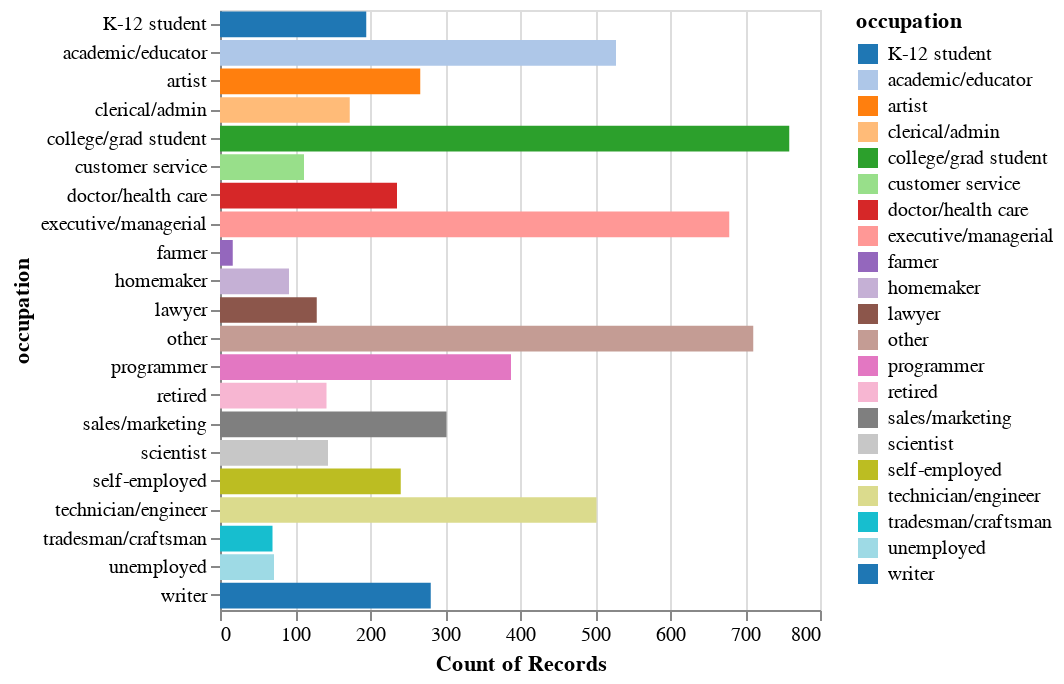

This figure's notebook cell:
### Markdown cell above
We see that there are 21 unique occupations in the data, 2 unique sexes and 795 unique zip codes. Based on our knowledge of the world, occupation might have a useful link to the preferences of users (as would sex and to a lesser degree zip code). Let's visualize.

### Code cell
# @title Altair Visualization
#This is great, I want to practice visualization and understand Altair better.
users_ratings = ( #get count and mean of ratings by user
    ratings
    .groupby('user_id', as_index=False)
    .agg({'rating': ['count', 'mean']})
    .flatten_cols()
    .merge(users, on='user_id')
)
#This specifies an event where a click occurs on one of the occupations
occupation_filter = alt.selection_multi(fields=['occupation'])
#You can add the data later too!
occupation_chart = alt.Chart().mark_bar().encode(
    x="count()", #specify count of entries
    y=alt.Y("occupation:N"), #specify occupations a
    color=alt.condition(
        occupation_filter, #condition on occupation click
        alt.Color("occupation:N", scale=alt.Scale(scheme='category20')), #if clicked color it
        alt.value("lightgray")), #if not clicked gray it out
).properties(width=300, height=300, selection=occupation_filter)

occupation_chart.properties(data=users_ratings) #adding data after the fact

### Figure 1 — Vega-Lite specification as saved in the notebook (floating-point values rounded to 4 significant figures; data arrays with more than 128 entries replaced by an {"elided": "..."} marker saying what was removed)
{"config": {"view": {"continuousWidth": 400, "continuousHeight": 300}}, "data": {"name": "data-4d43d8dd4e021c09b9cb53fa8b6c2bc9"}, "mark": "bar", "encoding": {"color": {"condition": {"field": "occupation", "scale": {"scheme": "category20"}, "type": "nominal", "selection": "selector002"}, "value": "lightgray"}, "x": {"aggregate": "count", "type": "quantitative"}, "y": {"field": "occupation", "type": "nominal"}}, "height": 300, "selection": {"selector002": {"type": "multi", "fields": ["occupation"]}}, "width": 300, "$schema": "https://vega.github.io/schema/vega-lite/v4.17.0.json", "datasets": {"data-4d43d8dd4e021c09b9cb53fa8b6c2bc9": {"elided": "6040 records"}}}
